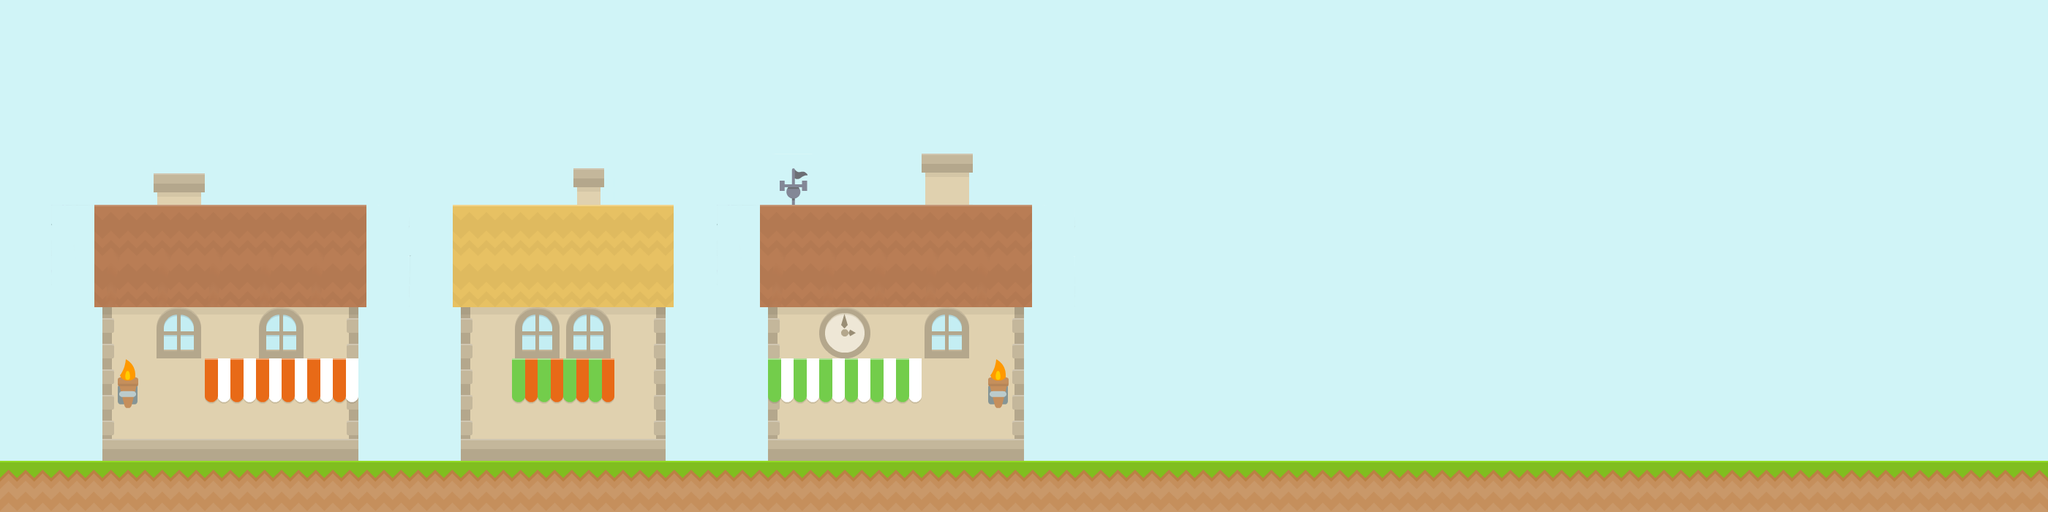

Rendered tile map (Tiled .tmx) drawn with the repository's tilesets; below, a short description and the map source with its tile grids summarised:
An orthogonal 40x10 tile map with 70x70 px tiles, 3 tile layers (background, Kachelebene 3, collision).

<map version="1.0" orientation="orthogonal" renderorder="right-down" width="40" height="10" tilewidth="70" tileheight="70" nextobjectid="1">
 <tileset firstgid="1" name="tiles_test" tilewidth="70" tileheight="70" tilecount="169">
  <image source="../images/tiles_test.png" trans="ff00ff" width="912" height="934" />
 </tileset>
 <layer name="background" width="40" height="10">
  <data>[400 cells, 400 non-empty, 13 distinct tile ids]</data>
 </layer>
 <layer name="Kachelebene 3" width="40" height="10">
  <data>[400 cells, 60 non-empty, 22 distinct tile ids]</data>
 </layer>
 <layer name="collision" width="40" height="10">
  <data>[400 cells, 40 non-empty, 1 distinct tile ids]</data>
 </layer>
</map>